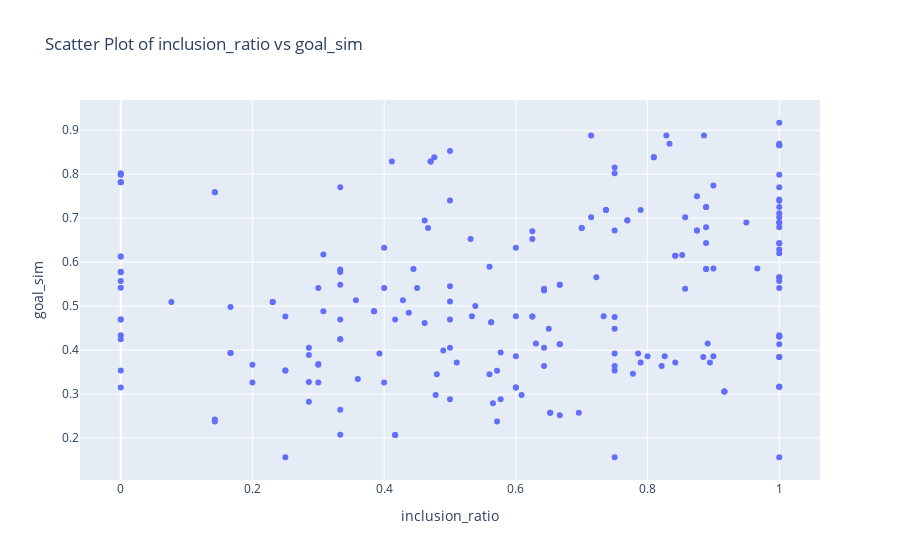
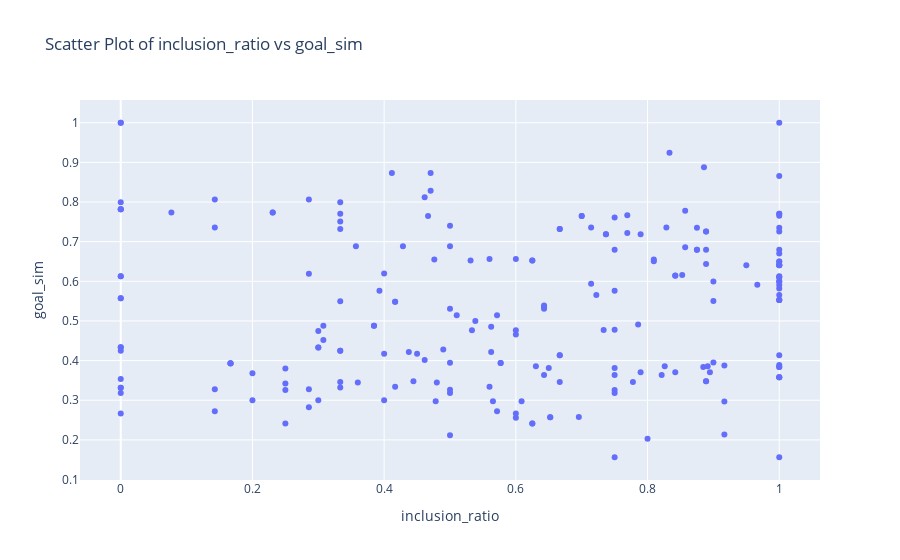
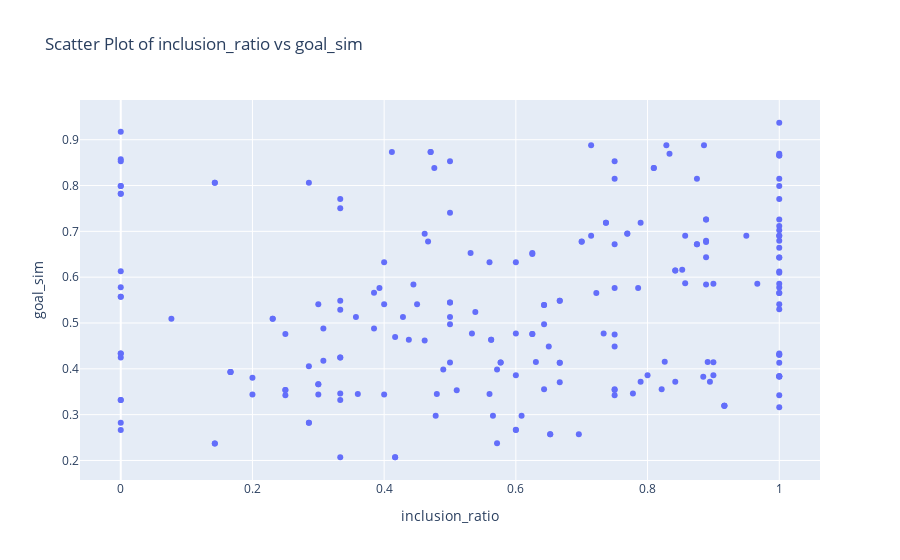
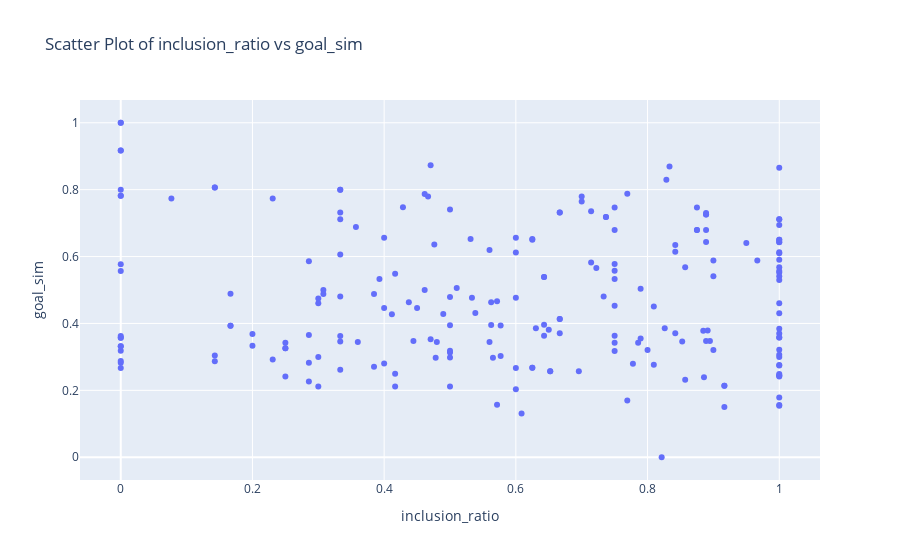

The notebook cell these images were saved under, in order:
### Code cell
df_eval_rag['goal_sim']=pd.Series(similarity1)
df_eval_norag['goal_sim']=pd.Series(similarity2)
df_eval_raggoal['goal_sim']=pd.Series(similarity3)
df_eval_noraggoal['goal_sim']=pd.Series(similarity4)


def stat_goal(df, key:str):
    mean_a = df[key].mean()
    std_a = df[key].std()
    median_a = df[key].median()
    print(f"Mean of {key}: {mean_a:2f}")
    print(f"Standard Deviation of {key}: {std_a:2f}")
    print(f"Median of {key}: {median_a:2f}")

def plot_goal_vs_target_equal_ratio(df, a, b):
    fig = px.scatter(df, x=a, y=b, title=f'Scatter Plot of {a} vs {b}')
    fig.show()


stat_goal(df_eval_rag ,'goal_sim')
stat_goal( df_eval_norag,'goal_sim')
stat_goal( df_eval_raggoal,'goal_sim')
stat_goal( df_eval_noraggoal,'goal_sim')

plot_goal_vs_target_equal_ratio( df_eval_rag,'target_equal_ratio','goal_sim')
plot_goal_vs_target_equal_ratio( df_eval_norag,'target_equal_ratio','goal_sim')
plot_goal_vs_target_equal_ratio( df_eval_raggoal,'target_equal_ratio','goal_sim')
plot_goal_vs_target_equal_ratio( df_eval_noraggoal,'target_equal_ratio','goal_sim')

### Figure 1 — Plotly figure (JSON) as saved in the notebook; plotly's stock layout.template omitted (floating-point values rounded to 4 significant figures; data arrays with more than 128 entries replaced by an {"elided": "..."} marker saying what was removed)
{"data": [{"hovertemplate": "inclusion_ratio=%{x}<br>goal_sim=%{y}<extra></extra>", "legendgroup": "", "marker": {"color": "#636efa", "symbol": "circle"}, "mode": "markers", "name": "", "orientation": "v", "showlegend": false, "type": "scatter", "x": {"elided": "213 float values"}, "xaxis": "x", "y": {"elided": "213 float values"}, "yaxis": "y"}], "layout": {"legend": {"tracegroupgap": 0}, "title": {"text": "Scatter Plot of inclusion_ratio vs goal_sim"}, "xaxis": {"anchor": "y", "domain": [0, 1], "title": {"text": "inclusion_ratio"}}, "yaxis": {"anchor": "x", "domain": [0, 1], "title": {"text": "goal_sim"}}}}

### Figure 2 — Plotly figure (JSON) as saved in the notebook; plotly's stock layout.template omitted (floating-point values rounded to 4 significant figures; data arrays with more than 128 entries replaced by an {"elided": "..."} marker saying what was removed)
{"data": [{"hovertemplate": "inclusion_ratio=%{x}<br>goal_sim=%{y}<extra></extra>", "legendgroup": "", "marker": {"color": "#636efa", "symbol": "circle"}, "mode": "markers", "name": "", "orientation": "v", "showlegend": false, "type": "scatter", "x": {"elided": "213 float values"}, "xaxis": "x", "y": {"elided": "213 float values"}, "yaxis": "y"}], "layout": {"legend": {"tracegroupgap": 0}, "title": {"text": "Scatter Plot of inclusion_ratio vs goal_sim"}, "xaxis": {"anchor": "y", "domain": [0, 1], "title": {"text": "inclusion_ratio"}}, "yaxis": {"anchor": "x", "domain": [0, 1], "title": {"text": "goal_sim"}}}}

### Figure 3 — Plotly figure (JSON) as saved in the notebook; plotly's stock layout.template omitted (floating-point values rounded to 4 significant figures; data arrays with more than 128 entries replaced by an {"elided": "..."} marker saying what was removed)
{"data": [{"hovertemplate": "inclusion_ratio=%{x}<br>goal_sim=%{y}<extra></extra>", "legendgroup": "", "marker": {"color": "#636efa", "symbol": "circle"}, "mode": "markers", "name": "", "orientation": "v", "showlegend": false, "type": "scatter", "x": {"elided": "213 float values"}, "xaxis": "x", "y": {"elided": "213 float values"}, "yaxis": "y"}], "layout": {"legend": {"tracegroupgap": 0}, "title": {"text": "Scatter Plot of inclusion_ratio vs goal_sim"}, "xaxis": {"anchor": "y", "domain": [0, 1], "title": {"text": "inclusion_ratio"}}, "yaxis": {"anchor": "x", "domain": [0, 1], "title": {"text": "goal_sim"}}}}

### Figure 4 — Plotly figure (JSON) as saved in the notebook; plotly's stock layout.template omitted (floating-point values rounded to 4 significant figures; data arrays with more than 128 entries replaced by an {"elided": "..."} marker saying what was removed)
{"data": [{"hovertemplate": "inclusion_ratio=%{x}<br>goal_sim=%{y}<extra></extra>", "legendgroup": "", "marker": {"color": "#636efa", "symbol": "circle"}, "mode": "markers", "name": "", "orientation": "v", "showlegend": false, "type": "scatter", "x": {"elided": "213 float values"}, "xaxis": "x", "y": {"elided": "213 float values"}, "yaxis": "y"}], "layout": {"legend": {"tracegroupgap": 0}, "title": {"text": "Scatter Plot of inclusion_ratio vs goal_sim"}, "xaxis": {"anchor": "y", "domain": [0, 1], "title": {"text": "inclusion_ratio"}}, "yaxis": {"anchor": "x", "domain": [0, 1], "title": {"text": "goal_sim"}}}}
